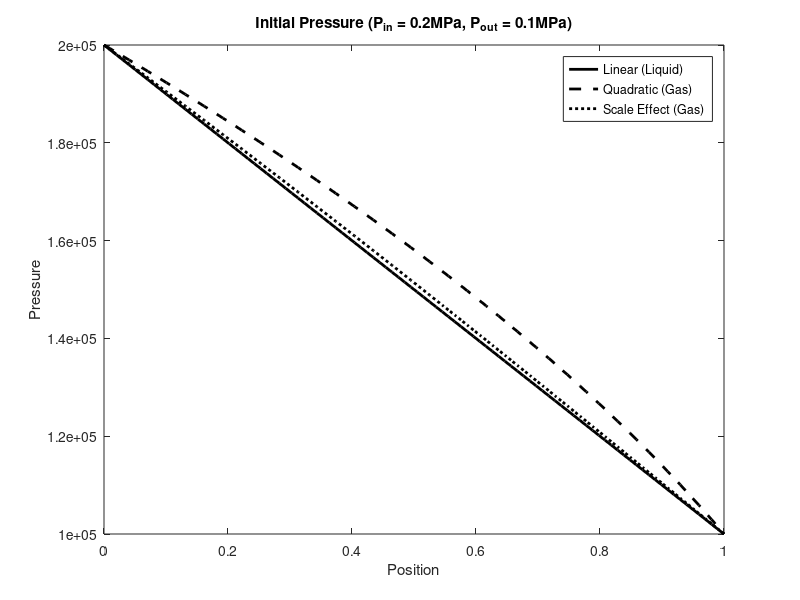

Here is the MATLAB script that generated this plot:
clear; clc;

load('initial_pressure_2_1.mat');

plot(linspace(0, 1, 100), linear_pressure, 'k', 'LineWidth', 2);
hold on;
plot(linspace(0, 1, 100), gas_pressure, 'k--', 'LineWidth', 2);
plot(linspace(0, 1, 100), scale_pressure, 'k:', 'LineWidth', 2);
title('Initial Pressure (P_{in} = 0.2MPa, P_{out} = 0.1MPa)');
xlabel('Position');
ylabel('Pressure');
legend('Linear (Liquid)', 'Quadratic (Gas)', 'Scale Effect (Gas)');